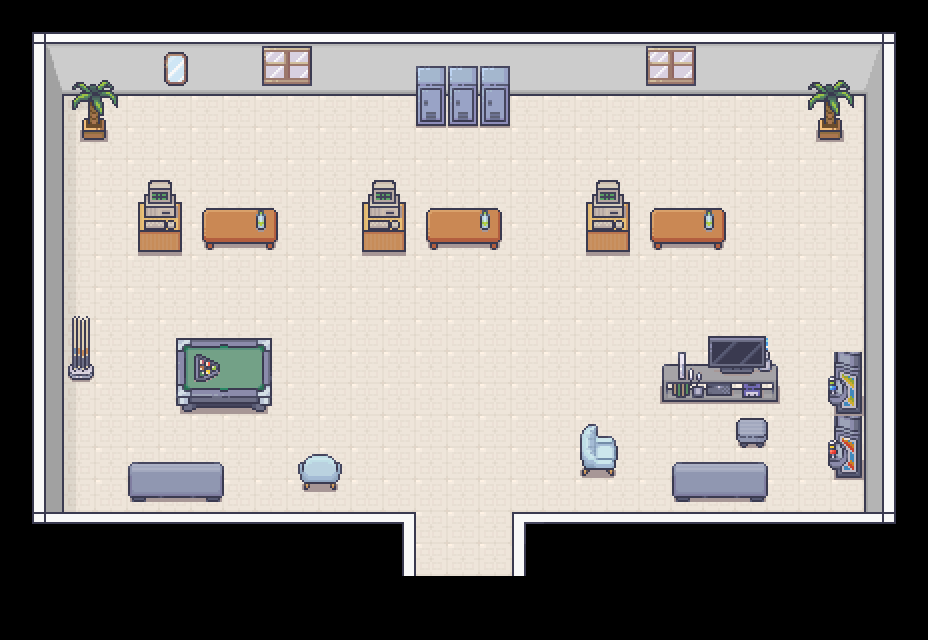

Rendered tile map (Tiled .tmx) drawn with the repository's tilesets; below, a short description and the map source with its tile grids summarised:
An orthogonal 29x20 tile map with 32x32 px tiles, 5 tile layers (Piso, Paredes, Moveis, AcimaMoveis, ...), 4 tilesets and 25 objects (3x bancada_pc, 3x armario, 2x Planta, 2x cadeira, 2x fliperama, ...).

<map version="1.10" tiledversion="1.10.2" orientation="orthogonal" renderorder="right-down" width="29" height="20" tilewidth="32" tileheight="32" infinite="0" nextlayerid="8" nextobjectid="41">
 <tileset firstgid="1" source="tileset_paredes.tsx" />
 <tileset firstgid="8285" source="tileset_generic.tsx" />
 <tileset firstgid="9533" source="tileset_estoque.tsx" />
 <tileset firstgid="10333" source="tileset_biblioteca.tsx" />
 <layer id="1" name="Piso" width="29" height="20">
  <data>[580 cells, 331 non-empty, 3 distinct tile ids]</data>
 </layer>
 <objectgroup id="7" name="Personagens ">
  <object id="36" name="player_spawn" x="465" y="504">
   <point />
  </object>
  <object id="37" name="npc_b" x="464.333" y="190.667">
   <point />
  </object>
  <object id="39" name="npc_a" x="688" y="191.333">
   <point />
  </object>
  <object id="40" name="npc_c" x="240.667" y="190.667">
   <point />
  </object>
 </objectgroup>
 <layer id="2" name="Paredes" width="29" height="20">
  <data>[580 cells, 106 non-empty, 17 distinct tile ids]</data>
 </layer>
 <layer id="3" name="Moveis" width="29" height="20">
  <data>[580 cells, 110 non-empty, 66 distinct tile ids]</data>
 </layer>
 <layer id="4" name="AcimaMoveis" width="29" height="20">
  <data>[580 cells, 18 non-empty, 14 distinct tile ids]</data>
 </layer>
 <objectgroup id="6" name="ObjetosColisores">
  <object id="3" name="Mesa_sinuca" x="174.333" y="335" width="98" height="77.6667" />
  <object id="4" name="Tacos" x="65.9904" y="361.01" width="30.0015" height="21.0007" rotation="359.958" />
  <object id="5" name="Planta" x="80.6667" y="118" width="26.3333" height="22.3333" />
  <object id="6" name="Planta" x="817.125" y="117.125" width="25.25" height="23.25" />
  <object id="7" name="mesa_stand_a" x="649.273" y="214.545" width="76.9091" height="32.9091" />
  <object id="10" name="bancada_pc" x="584.5" y="216.727" width="46.25" height="35.7727" />
  <object id="13" name="mesa_stand_b" x="424.727" y="214.545" width="77.6364" height="33.0909" />
  <object id="15" name="bancada_pc" x="361.273" y="216.182" width="45.2727" height="36.1818" />
  <object id="16" name="bancada_pc" x="137.364" y="216.341" width="45.2727" height="35.4773" />
  <object id="17" name="mesa_stand_c" x="200.443" y="212.978" width="77.6364" height="33.8977" />
  <object id="18" name="armario" x="415.273" y="95.8182" width="30.9091" height="30.3636" />
  <object id="20" name="armario" x="447.455" y="95.9091" width="30.9091" height="30.3636" />
  <object id="21" name="armario" x="479.455" y="95.9091" width="30.9091" height="30.3636" />
  <object id="22" name="cadeira" x="299.875" y="470.182" width="40.5" height="20.1932" />
  <object id="23" name="cadeira" x="579.455" y="443.818" width="38.7273" height="32" />
  <object id="24" name="mesa_televisao" x="661.091" y="379.455" width="117.273" height="22.9091" />
  <object id="26" name="poof" x="735.636" y="422" width="32.1818" height="25.2727" />
  <object id="27" name="fliperama" x="827.636" y="456.909" width="36" height="21.4545" />
  <object id="28" name="fliperama" x="826.727" y="393.727" width="36" height="20.1819" />
  <object id="30" name="sofa" x="671.75" y="463.25" width="96.5" height="38.5" />
  <object id="31" name="sofa" x="127.083" y="463.083" width="96.5" height="38.5" />
 </objectgroup>
 <layer id="5" name="BlocosColisores" width="29" height="20" opacity="0" offsetx="138" offsety="100">
  <properties>
   <property name="solid" type="bool" value="true" />
  </properties>
  <data>[580 cells, 82 non-empty, 1 distinct tile ids]</data>
 </layer>
</map>
